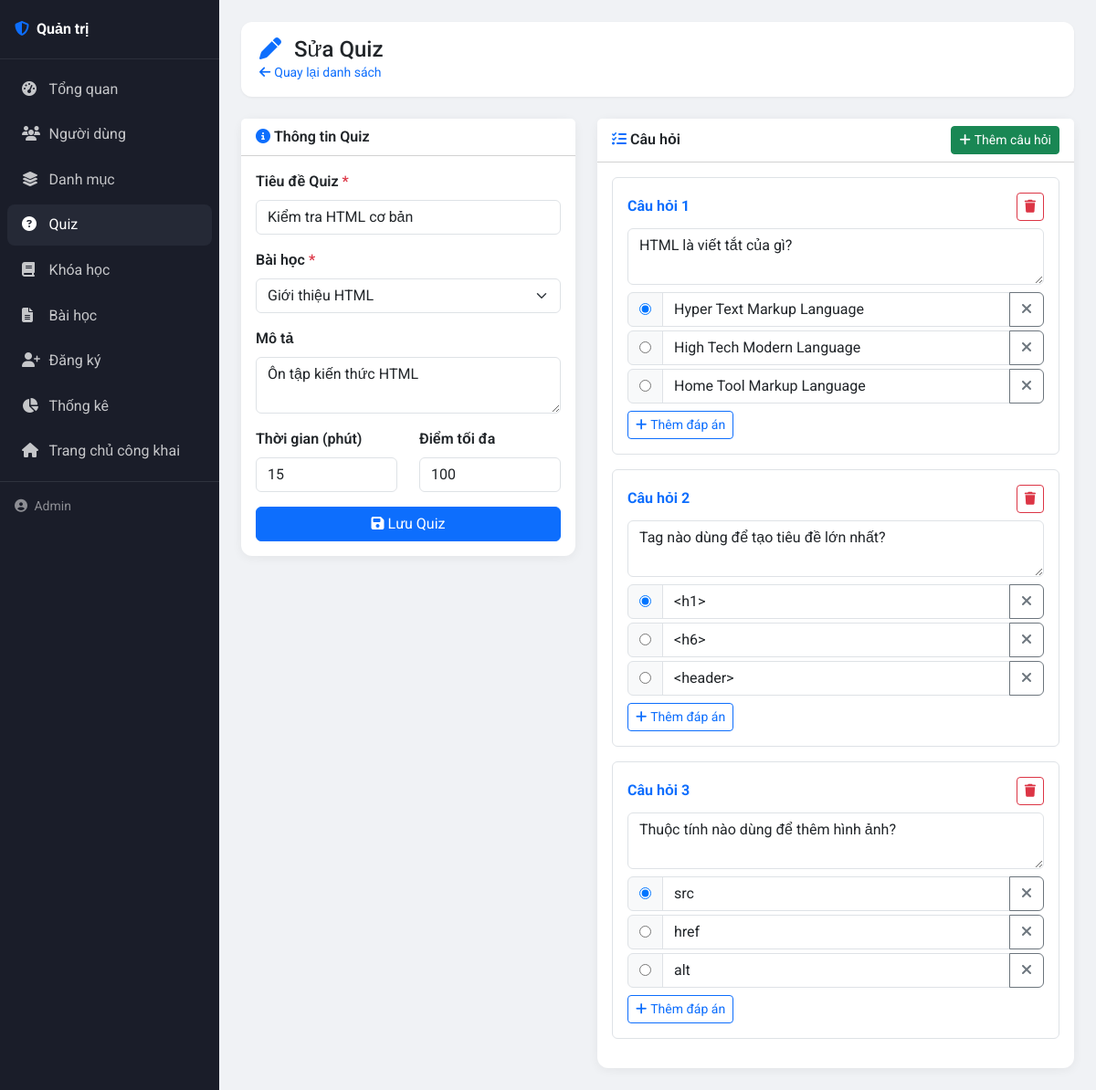
The page /admin/quiz/form.php?id=1 (signed in) on the database its author committed.
### tables this page shows
CREATE TABLE IF NOT EXISTS quiz (
    id INT AUTO_INCREMENT PRIMARY KEY,
    id_bai_hoc INT NOT NULL,
    tieu_de VARCHAR(200) NOT NULL,
    mo_ta TEXT,
    thoi_gian_phut INT DEFAULT 15,
    diem_toi_da INT DEFAULT 100,
    ngay_tao TIMESTAMP DEFAULT CURRENT_TIMESTAMP,
    FOREIGN KEY (id_bai_hoc) REFERENCES bai_hoc(id) ON DELETE CASCADE
);

CREATE TABLE IF NOT EXISTS bai_hoc (
    id INT AUTO_INCREMENT PRIMARY KEY,
    id_khoa_hoc INT NOT NULL,
    tieu_de VARCHAR(200) NOT NULL,
    noi_dung TEXT,
    video_url VARCHAR(255),
    thu_tu INT DEFAULT 0,
    thoi_luong_phut INT DEFAULT 0,
    ngay_tao TIMESTAMP DEFAULT CURRENT_TIMESTAMP,
    FOREIGN KEY (id_khoa_hoc) REFERENCES khoa_hoc(id) ON DELETE CASCADE
);

CREATE TABLE IF NOT EXISTS cau_hoi (
    id INT AUTO_INCREMENT PRIMARY KEY,
    id_quiz INT NOT NULL,
    noi_dung TEXT NOT NULL,
    FOREIGN KEY (id_quiz) REFERENCES quiz(id) ON DELETE CASCADE
);

CREATE TABLE IF NOT EXISTS dap_an (
    id INT AUTO_INCREMENT PRIMARY KEY,
    id_cau_hoi INT NOT NULL,
    noi_dung TEXT NOT NULL,
    la_dap_an_dung BOOLEAN DEFAULT FALSE,
    FOREIGN KEY (id_cau_hoi) REFERENCES cau_hoi(id) ON DELETE CASCADE
);

### config/database.php (called while the page is built, shortened)
<?php
class Database {
    private static $instance = null;
    private $conn;
    private function __construct() {
        $this->conn = new mysqli(DB_HOST, DB_USER, DB_PASS, DB_NAME, DB_PORT);
        $this->conn->set_charset("utf8");
    }
    public static function getInstance() {
        if (!self::$instance) {
            self::$instance = new self();
        }
        return self::$instance;
    }
    public function getConnection() {
        return $this->conn;
    }
}
?>

### models/quiz.php (called while the page is built, shortened)
<?php
require_once __DIR__ . '/../config/database.php';
class Quiz {
    private $db;
    public function __construct() {
        $this->db = Database::getInstance()->getConnection();
    }
    public function layTheoId($id) {
        $stmt = $this->db->prepare("SELECT q.*, bh.tieu_de as ten_bai_hoc, kh.ten_khoa_hoc
                                    FROM quiz q
                                    LEFT JOIN bai_hoc bh ON q.id_bai_hoc = bh.id
                                    LEFT JOIN khoa_hoc kh ON bh.id_khoa_hoc = kh.id
                                    WHERE q.id = ?");
        $stmt->bind_param("i", $id);
        $stmt->execute();
        return $stmt->get_result()->fetch_assoc();
    }
    public function layCauHoi($quiz_id) {
        $sql = "SELECT * FROM cau_hoi WHERE id_quiz = ? ORDER BY id";
        $stmt = $this->db->prepare($sql);
        $stmt->bind_param("i", $quiz_id);
        $stmt->execute();
        return $stmt->get_result()->fetch_all(MYSQLI_ASSOC);
    }
    public function layCauHoiChiTiet($quiz_id) {
        $cau_hoi = $this->layCauHoi($quiz_id);
        foreach ($cau_hoi as &$ch) {
            $ch['dap_an'] = $this->layDapAn($ch['id']);
        }
        return $cau_hoi;
    }
    public function layDapAn($cau_hoi_id) {
        $sql = "SELECT * FROM dap_an WHERE id_cau_hoi = ?";
        $stmt = $this->db->prepare($sql);
        $stmt->bind_param("i", $cau_hoi_id);
        $stmt->execute();
        return $stmt->get_result()->fetch_all(MYSQLI_ASSOC);
    }
}
?>

### models/bai_hoc.php (called while the page is built, shortened)
<?php
require_once __DIR__ . '/../config/database.php';
class BaiHoc {
    private $db;
    public function __construct() {
        $this->db = Database::getInstance()->getConnection();
    }
    public function layTatCa() {
        $stmt = $this->db->prepare("
            SELECT bh.*, kh.ten_khoa_hoc
            FROM bai_hoc bh
            LEFT JOIN khoa_hoc kh ON bh.id_khoa_hoc = kh.id
            ORDER BY kh.ten_khoa_hoc, bh.thu_tu
        ");
        $stmt->execute();
        return $stmt->get_result()->fetch_all(MYSQLI_ASSOC);
    }
}
?>

### admin/quiz/form.php (the view, shortened to what this page needs)
<?php
require_once dirname(__DIR__) . '/../models/quiz.php';
require_once dirname(__DIR__) . '/../models/bai_hoc.php';
$quiz  = new Quiz();
$bh    = new BaiHoc();
$id        = isset($_GET['id']) ? (int) $_GET['id'] : 0;
$is_edit   = $id > 0;
$bai_hocs  = $bh->layTatCa();
if ($is_edit) {
    $q = $quiz->layTheoId($id);
    $page_title   = 'Sửa Quiz';
    $cau_hoi_list = $quiz->layCauHoiChiTiet($id);
    $form_data    = [
        'tieu_de'        => $q['tieu_de'],
        'mo_ta'          => $q['mo_ta'],
        'id_bai_hoc'     => $q['id_bai_hoc'],
        'thoi_gian_phut' => $q['thoi_gian_phut'],
        'diem_toi_da'    => $q['diem_toi_da'],
    ];
}
include __DIR__ . '/../partials/layout_start.php';
?>
<div class="admin-topbar">
    <div>
        <h1 class="h4 mb-0">
            <i class="fas fa-<?php echo $is_edit ? 'pen' : 'plus'; ?> me-2 text-primary"></i>
            <?php echo $page_title; ?>
        </h1>
        <p class="text-muted small mb-0">
            <a href="index.php" class="text-decoration-none"><i class="fas fa-arrow-left me-1"></i>Quay lại danh sách</a>
        </p>
    </div>
</div>
<div class="row g-4">
    <div class="col-lg-5">
        <div class="card stat-card">
            <div class="card-header bg-white fw-semibold">
                <i class="fas fa-info-circle me-1 text-primary"></i>Thông tin Quiz
            </div>
            <div class="card-body">
                <form method="POST" id="quiz-form">
                    <div class="mb-3">
                        <label class="form-label fw-semibold">Tiêu đề Quiz <span class="text-danger">*</span></label>
                        <input type="text" name="tieu_de" class="form-control"
                               value="<?php echo htmlspecialchars($form_data['tieu_de']); ?>"
                               placeholder="VD: Kiểm tra HTML cơ bản" required maxlength="200">
                    </div>
                    <div class="mb-3">
                        <label class="form-label fw-semibold">Bài học <span class="text-danger">*</span></label>
                        <select name="id_bai_hoc" class="form-select" required>
                            <?php
                            $current_khoa = '';
                            foreach ($bai_hocs as $bh_item):
                                if ($bh_item['ten_khoa_hoc'] !== $current_khoa):
                                    if ($current_khoa !== '') echo '</optgroup>';
                                    echo '<optgroup label="' . htmlspecialchars($bh_item['ten_khoa_hoc']) . '">';
                                    $current_khoa = $bh_item['ten_khoa_hoc'];
                                endif;
                            ?>
                                <option value="<?php echo $bh_item['id']; ?>"
                                    <?php if ($form_data['id_bai_hoc'] == $bh_item['id']) echo 'selected'; ?>>
                                    <?php echo htmlspecialchars($bh_item['tieu_de']); ?>
                                </option>
                            <?php endforeach; ?>
                            <?php if ($current_khoa !== '') echo '</optgroup>'; ?>
                        </select>
                    </div>
                    <div class="mb-3">
                        <label class="form-label fw-semibold">Mô tả</label>
                        <textarea name="mo_ta" class="form-control" rows="2"
                                  placeholder="Mô tả quiz (không bắt buộc)"><?php
                                  echo htmlspecialchars($form_data['mo_ta']); ?></textarea>
                    </div>
                    <div class="row">
                        <div class="col-6 mb-3">
                            <label class="form-label fw-semibold">Thời gian (phút)</label>
                            <input type="number" name="thoi_gian_phut" class="form-control" min="1"
                                   value="<?php echo $form_data['thoi_gian_phut']; ?>">
                        </div>
                        <div class="col-6 mb-3">
                            <label class="form-label fw-semibold">Điểm tối đa</label>
                            <input type="number" name="diem_toi_da" class="form-control" min="1"
                                   value="<?php echo $form_data['diem_toi_da']; ?>">
                        </div>
                    </div>
                    <button type="submit" class="btn btn-primary w-100">
                        <i class="fas fa-save me-1"></i>Lưu Quiz
                    </button>
                </form>
            </div>
        </div>
    </div>
    <div class="col-lg-7">
        <div class="card stat-card">
            <div class="card-header bg-white fw-semibold d-flex justify-content-between align-items-center">
                <span><i class="fas fa-list-check me-1 text-primary"></i>Câu hỏi</span>
                <button type="button" class="btn btn-sm btn-success" id="btn-them-cau-hoi">
                    <i class="fas fa-plus me-1"></i>Thêm câu hỏi
                </button>
            </div>
            <div class="card-body" id="questions-container">
                <?php
                $so_cau_hoi = 0;
                if (!empty($cau_hoi_list)):
                    foreach ($cau_hoi_list as $ch):
                        $so_cau_hoi++;
                        $dap_an_dung_idx = -1;
                        foreach ($ch['dap_an'] as $di => $da):
                            if ($da['la_dap_an_dung']) { $dap_an_dung_idx = $di; break; }
                        endforeach;
                ?>
                    <div class="question-block mb-3 p-3 border rounded" data-question="<?php echo $so_cau_hoi; ?>">
                        <div class="d-flex justify-content-between align-items-center mb-2">
                            <strong class="text-primary">Câu hỏi <?php echo $so_cau_hoi; ?></strong>
                            <button type="button" class="btn btn-outline-danger btn-sm btn-remove-question">
                                <i class="fas fa-trash"></i>
                            </button>
                        </div>
                        <textarea name="cau_hoi[<?php echo $so_cau_hoi; ?>][noi_dung]" class="form-control mb-2"
                                  rows="2" placeholder="Nội dung câu hỏi..."><?php
                                  echo htmlspecialchars($ch['noi_dung']); ?></textarea>
                        <div class="answers-container">
                            <?php foreach ($ch['dap_an'] as $ai => $da): ?>
                                <div class="input-group mb-1">
                                    <div class="input-group-text">
                                        <input type="radio" name="cau_hoi[<?php echo $so_cau_hoi; ?>][dap_an_dung]"
                                               value="<?php echo $ai; ?>"
                                               <?php if ($dap_an_dung_idx === $ai) echo 'checked'; ?>>
                                    </div>
                                    <input type="text" class="form-control"
                                           name="cau_hoi[<?php echo $so_cau_hoi; ?>][dap_an][]"
                                           value="<?php echo htmlspecialchars($da['noi_dung']); ?>"
                                           placeholder="Đáp án <?php echo $ai + 1; ?>">
                                    <button type="button" class="btn btn-outline-secondary btn-remove-answer">
                                        <i class="fas fa-times"></i>
                                    </button>
                                </div>
                            <?php endforeach; ?>
                        </div>
                        <button type="button" class="btn btn-outline-primary btn-sm mt-1 btn-add-answer">
                            <i class="fas fa-plus me-1"></i>Thêm đáp án
                        </button>
                    </div>
                <?php endforeach; endif; ?>
            </div>
        </div>
    </div>
</div>
<?php include __DIR__ . '/../partials/layout_end.php'; ?>

### admin/partials/layout_start.php (style rules this page uses)
:root { --admin-sidebar: #1a1d29; --admin-sidebar-hover: #252936; --admin-body: #f0f2f5; }
body { font-family: 'Roboto', sans-serif; background: var(--admin-body); min-height: 100vh; }
.admin-topbar { background: #fff; border-radius: 12px; padding: 1rem 1.25rem; box-shadow: 0 1px 3px rgba(0,0,0,0.06); margin-bottom: 1.5rem; }
.stat-card { border: none; border-radius: 12px; box-shadow: 0 2px 12px rgba(0,0,0,0.06); }

### rows shown on the page
quiz: tieu_de "Kiểm tra HTML cơ bản", id_bai_hoc "Giới thiệu HTML", mo_ta "Ôn tập kiến thức HTML", thoi_gian_phut "15", diem_toi_da "100"
cau_hoi: noi_dung "HTML là viết tắt của gì?"
dap_an: noi_dung "Hyper Text Markup Language"
dap_an: noi_dung "High Tech Modern Language"
dap_an: noi_dung "Home Tool Markup Language"
cau_hoi: noi_dung "Tag nào dùng để tạo tiêu đề lớn nhất?"
dap_an: noi_dung "<h1>"
dap_an: noi_dung "<h6>"
dap_an: noi_dung "<header>"
cau_hoi: noi_dung "Thuộc tính nào dùng để thêm hình ảnh?"
dap_an: noi_dung "src"
dap_an: noi_dung "href"
dap_an: noi_dung "alt"

### other values the page prints
$nguoi_dung_admin['ho_ten'] "Admin"
$page_title "Sửa Quiz"
